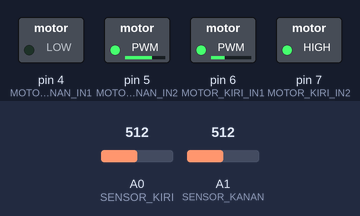
A sketch run on a simulated Arduino Uno, built with avr-gcc and run on an emulated ATmega328P. Parts: switched loads named in the sketch (green lamp = pin HIGH). Inputs (shaded band) come from the test bench; at power-on: A0 (SENSOR_KIRI) = 512, A1 (SENSOR_KANAN) = 512.

Above: at 1.2 s.
1.3 s: A0 (SENSOR_KIRI) set to 482
At 2.3 s:
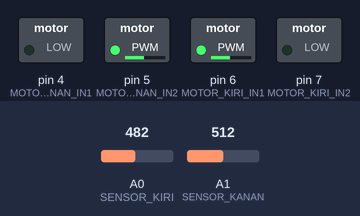
2.8 s: A1 (SENSOR_KANAN) set to 484
At 3.5 s:
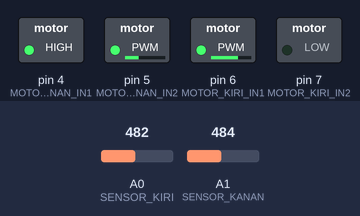
4.3 s: A0 (SENSOR_KIRI) set to 510
At 4.6 s:
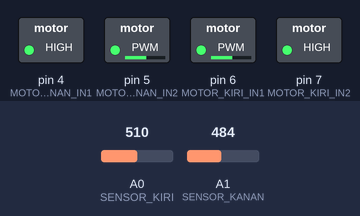
5.8 s: A0 (SENSOR_KIRI) set to 490
At 6.9 s:
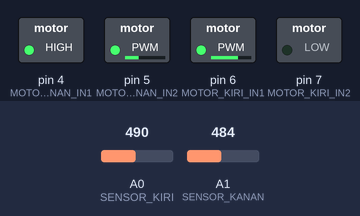
7.3 s: A0 (SENSOR_KIRI) set to 511
At 8.1 s:
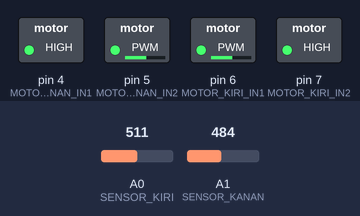
Timing chart, 0 to 9.8 s (numbered marks = the images above; inputs shaded):
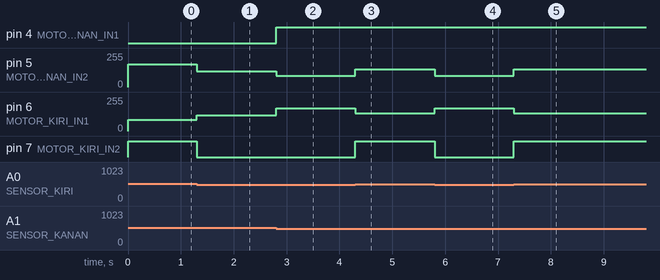

Measured:
- the behaviour switches between 501 and 500 on A0 (SENSOR_KIRI) (found by bisection; images 0 and 1)
- the behaviour switches between 501 and 500 on A1 (SENSOR_KANAN) (found by bisection; images 1 and 2)
- after the input at 1.3 s, pin 5 (MOTOR_KANAN_IN2): 170/255 → 120/255 at once; pin 6 (MOTOR_KIRI_IN1): 85/255 → 120/255 at once; pin 7 (MOTOR_KIRI_IN2): HIGH → LOW at once
- after the input at 2.8 s, pin 4 (MOTOR_KANAN_IN1): LOW → HIGH at once; pin 5 (MOTOR_KANAN_IN2): 120/255 → 85/255 at once; pin 6 (MOTOR_KIRI_IN1): 120/255 → 170/255 at once
- after the input at 4.3 s, pin 5 (MOTOR_KANAN_IN2): 85/255 → 135/255 at once; pin 6 (MOTOR_KIRI_IN1): 170/255 → 135/255 at once; pin 7 (MOTOR_KIRI_IN2): LOW → HIGH at once
- after the input at 5.8 s, pin 5 (MOTOR_KANAN_IN2): 135/255 → 85/255 at once; pin 6 (MOTOR_KIRI_IN1): 135/255 → 170/255 at once; pin 7 (MOTOR_KIRI_IN2): HIGH → LOW at once
- after the input at 7.3 s, pin 5 (MOTOR_KANAN_IN2): 85/255 → 135/255 at once; pin 6 (MOTOR_KIRI_IN1): 170/255 → 135/255 at once; pin 7 (MOTOR_KIRI_IN2): LOW → HIGH at once

The sketch:

v1.ino
```cpp
// Pin Mapping
const int SENSOR_KIRI = A0;
const int SENSOR_KANAN = A1;

const int MOTOR_KANAN_IN1 = 4;
const int MOTOR_KANAN_IN2 = 5;

const int MOTOR_KIRI_IN1 = 6;
const int MOTOR_KIRI_IN2 = 7;

#define MODE 0 // 0: Line Tracking Normal, 1: Telusur Kanan, 2: Telusur Kiri

#define KECEPATAN 170
#define KECEPATAN_BELOK 120

// Threshold Sensor (Ambang Batas)
#define THRESHOLD_SENSOR_KIRI  500
#define THRESHOLD_SENSOR_KANAN 500

// Variable Global Sensor (ADC & Logic Boolean)
int adcSensorKiri = 0;
int adcSensorKanan = 0;

bool logicSensorKiri = false;
bool logicSensorKanan = false;

void setMotorKanan(int kecepatan) {
  kecepatan = constrain(kecepatan, -255, 255);
  if (kecepatan >= 0) {
    digitalWrite(MOTOR_KANAN_IN1, LOW);
    analogWrite(MOTOR_KANAN_IN2, kecepatan);
  } else {
    digitalWrite(MOTOR_KANAN_IN1, HIGH);
    analogWrite(MOTOR_KANAN_IN2, 255 + kecepatan); // kecepatan bernilai negatif
  }
}

void setMotorKiri(int kecepatan) {
  kecepatan = constrain(kecepatan, -255, 255);
  if (kecepatan >= 0) {
    digitalWrite(MOTOR_KIRI_IN2, HIGH);
    analogWrite(MOTOR_KIRI_IN1, 255 - kecepatan);
  } else {
    digitalWrite(MOTOR_KIRI_IN2, LOW);
    analogWrite(MOTOR_KIRI_IN1, -kecepatan); // -kecepatan bernilai positif
  }
}

// Konversi linier (lin) & rotasi (rot) ke gerakan roda diferensial
// lin: -255 (mundur penuh) s/d 255 (maju penuh)
// rot: -255 (putar kiri) s/d 255 (putar kanan)
void robotGerak(int lin, int rot) {
  int kecepatanKiri = lin + rot;
  int kecepatanKanan = lin - rot;

  setMotorKiri(kecepatanKiri);
  setMotorKanan(kecepatanKanan);
}

// Membaca nilai ADC dan mengonversi ke logika boolean berdasarkan threshold
void bacaSensor() {
  adcSensorKiri = analogRead(SENSOR_KIRI);
  adcSensorKanan = analogRead(SENSOR_KANAN);

  logicSensorKiri = (adcSensorKiri > THRESHOLD_SENSOR_KIRI);
  logicSensorKanan = (adcSensorKanan > THRESHOLD_SENSOR_KANAN);
}

// Mencetak data sensor (ADC & Logic) ke Serial Monitor
void cetakSensor() {
  char buffer[80];
  snprintf(buffer, sizeof(buffer), "L (A0): %3d [%d] -- R (A1): %3d [%d]",
           adcSensorKiri, logicSensorKiri, adcSensorKanan, logicSensorKanan);
  Serial.println(buffer);
}

void setup() {
  Serial.begin(115200);

  // Inisialisasi pin motor sebagai OUTPUT
  pinMode(MOTOR_KANAN_IN1, OUTPUT);
  pinMode(MOTOR_KANAN_IN2, OUTPUT);
  pinMode(MOTOR_KIRI_IN1, OUTPUT);
  pinMode(MOTOR_KIRI_IN2, OUTPUT);

  // Hentikan motor di awal dengan robotGerak(0, 0)
  robotGerak(0, 0);
}

void loop() {
  bacaSensor();
  // cetakSensor();

  int speedKiri = 0;
  int speedKanan = 0;

#if MODE == 0
  // Mode 0: Dual-Sensor Line Tracking biasa
  // Jika logic sensor SAMA -> Pakai KECEPATAN, jika BEDA -> Pakai KECEPATAN_BELOK
  int kecepatan = (logicSensorKiri == logicSensorKanan) ? KECEPATAN : KECEPATAN_BELOK;
  speedKiri  = logicSensorKiri  ? kecepatan : -kecepatan;
  speedKanan = logicSensorKanan ? kecepatan : -kecepatan;

#elif MODE == 1
  // Mode 1: Telusur Kanan
  // Jika logic sensor BEDA -> Pakai KECEPATAN, jika SAMA -> Pakai KECEPATAN_BELOK
  int kecepatan = (logicSensorKiri != logicSensorKanan) ? KECEPATAN : KECEPATAN_BELOK;
  speedKiri  = (!logicSensorKiri) ? kecepatan : -kecepatan;
  speedKanan = logicSensorKanan   ? kecepatan : -kecepatan;

#elif MODE == 2
  // Mode 2: Telusur Kiri (Kebalikan Mode 1)
  // Jika logic sensor BEDA -> Pakai KECEPATAN, jika SAMA -> Pakai KECEPATAN_BELOK
  int kecepatan = (logicSensorKiri != logicSensorKanan) ? KECEPATAN : KECEPATAN_BELOK;
  speedKiri  = logicSensorKiri    ? kecepatan : -kecepatan;
  speedKanan = (!logicSensorKanan) ? kecepatan : -kecepatan;
#endif

  setMotorKiri(speedKiri);
  setMotorKanan(speedKanan);

//   delay(100);
}
```
